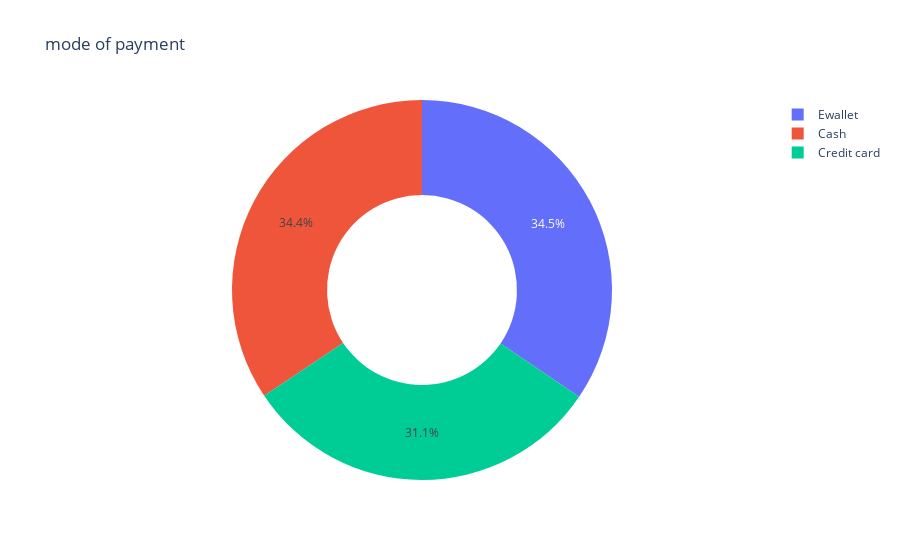

Notebook cell for this chart:
### Code cell
plt.figure(figsize=(6,6))
labels = ['Ewallet','Cash','Credit card	']
values = df['Payment'].value_counts() 
mode_payment= px.pie(df , values=values, names=labels, 
             title='mode of payment', hole=0.5)

mode_payment.show()

### Figure 1 — Plotly figure (JSON) as saved in the notebook; plotly's stock layout.template omitted (floating-point values rounded to 4 significant figures)
{"data": [{"domain": {"x": [0, 1], "y": [0, 1]}, "hole": 0.5, "hovertemplate": "label=%{label}<br>value=%{value}<extra></extra>", "labels": ["Ewallet", "Cash", "Credit card\t"], "legendgroup": "", "name": "", "showlegend": true, "type": "pie", "values": [345, 344, 311]}], "layout": {"legend": {"tracegroupgap": 0}, "title": {"text": "mode of payment"}}}
